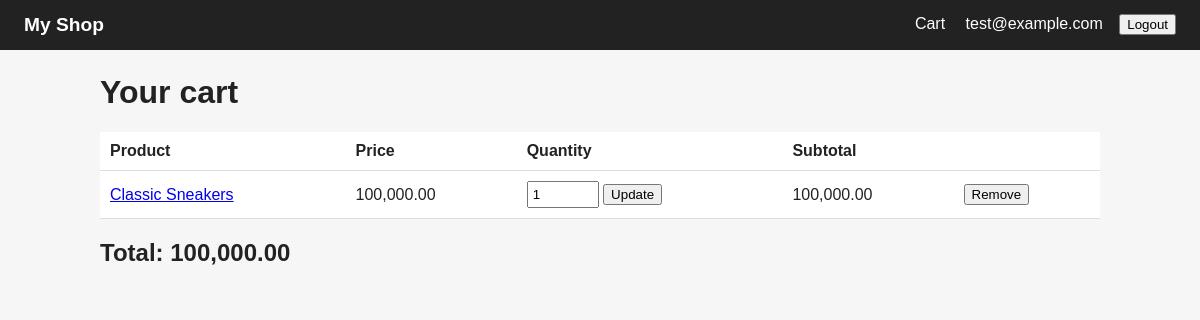
/cart (signed in), run on the app's committed database.
### models.py (models this page shows)
class User(SQLModel, table=True):
    id: Optional[int] = Field (default = None, primary_key=True)
    email:str = Field(unique=True, index=True)
    password_hash: str

class CartItem(SQLModel, table=True):
    id: Optional[int] =Field(default=None, primary_key=True)
    user_id: int = Field(foreign_key="user.id")
    product_id: int = Field(foreign_key = "product.id")
    quantity: int =1
    product: Optional[Product] = Relationship()

class Product(SQLModel, table=True):
    id:Optional[int] = Field(default=None, primary_key=True)
    name:str
    description: str = ""
    price: float
    image: str = "placeholder.jpg"
    stock: int =10

### routers/cart.py (the view)
@router.get("")
def view_cart(
    request:Request,
    user=Depends(get_current_user),
    db: Session = Depends(get_db),
):
    items = db.exec(select(CartItem).where(CartItem.user_id == user.id)).all()
    total = sum(item.product.price * item.quantity for item in items)
    return templates.TemplateResponse(
        request, "cart.html", {"items": items, "total": total, "user": user}
    )

### templates/cart.html (shortened to what this page needs)
{% extends "base.html" %}
{% block content %}
<h1>Your cart</h1>
{% if items %}
<table class="cart-table">
  <thead>
    <tr>
      <th>Product</th>
      <th>Price</th>
      <th>Quantity</th>
      <th>Subtotal</th>
      <th></th>
    </tr>
  </thead>
  <tbody>
    {% for item in items %}
    <tr>
      <td>
        <a href="/products/{{ item.product.id }}">{{ item.product.name }}</a>
      </td>
      <td>{{ "{:,.2f}".format(item.product.price) }}</td>
      <td>
        <form action="/cart/update/{{ item.id }}" method="post" class="inline-form">
          <input type="number" name="quantity" value="{{ item.quantity }}"
                 min="0" max="{{ item.product.stock }}">
          <button type="submit">Update</button>
        </form>
      </td>
      <td>{{ "{:,.2f}".format(item.product.price * item.quantity) }}</td>
      <td>
        <form action="/cart/remove/{{ item.id }}" method="post" class="inline-form">
          <button type="submit">Remove</button>
        </form>
      </td>
    </tr>
    {% endfor %}
  </tbody>
</table>
<h2>Total: {{ "{:,.2f}".format(total) }}</h2>
{% else %}
<p>Your cart is empty.</p>
<a href="/">Continue shopping</a>
{% endif %}
{% endblock %}

### templates/base.html (shortened to what this page needs)
<!DOCTYPE html>
<html lang="en">
<head>
  <link rel="stylesheet" href="{{ url_for('static', path='css/style.css') }}">
</head>
<body>
    <nav>
    <a href="/" class="brand">My Shop</a>
    <span class="nav-right">
    <a href="/cart">Cart</a>
      {% if user %}
        <span>{{ user.email }}</span>
        <form action="/logout" method="post" style="display:inline">
          <button type="submit">Logout</button>
        </form>
      {% else %}
        <a href="/login">Login</a>
        <a href="/register">Register</a>
      {% endif %}
    </span>
  </nav>
  <main>
    {% block content %}{% endblock %}
  </main>
</body>
</html>

### static/css/style.css (style rules this page uses)
body { font-family: Arial, sans-serif; margin: 0; background: #f6f6f6; color: #222; }
nav { background: #222; padding: 14px 24px; }
nav a { color: white; text-decoration: none; margin-right: 16px; }
.brand { font-weight: bold; font-size: 1.2rem; }
main { max-width: 1000px; margin: 24px auto; padding: 0 16px; }
.nav-right { float: right; color: white; }
.nav-right span { margin-right: 12px; }
nav button { cursor: pointer; }
.cart-table { width: 100%; border-collapse: collapse; background: white; }
.cart-table th, .cart-table td { padding: 10px; text-align: left; border-bottom: 1px solid #ddd; }
.inline-form { display: inline; }
.inline-form input { width: 60px; padding: 4px; }

### data on the page
User: email "test@example.com"
CartItem: product.name "Classic Sneakers", quantity "1"
Product: product.price "100,000.00", item.product.price*item.quantity "100,000.00"

### other printed values
{{ "{:,.2f}".format(total) }} "100,000.00"
